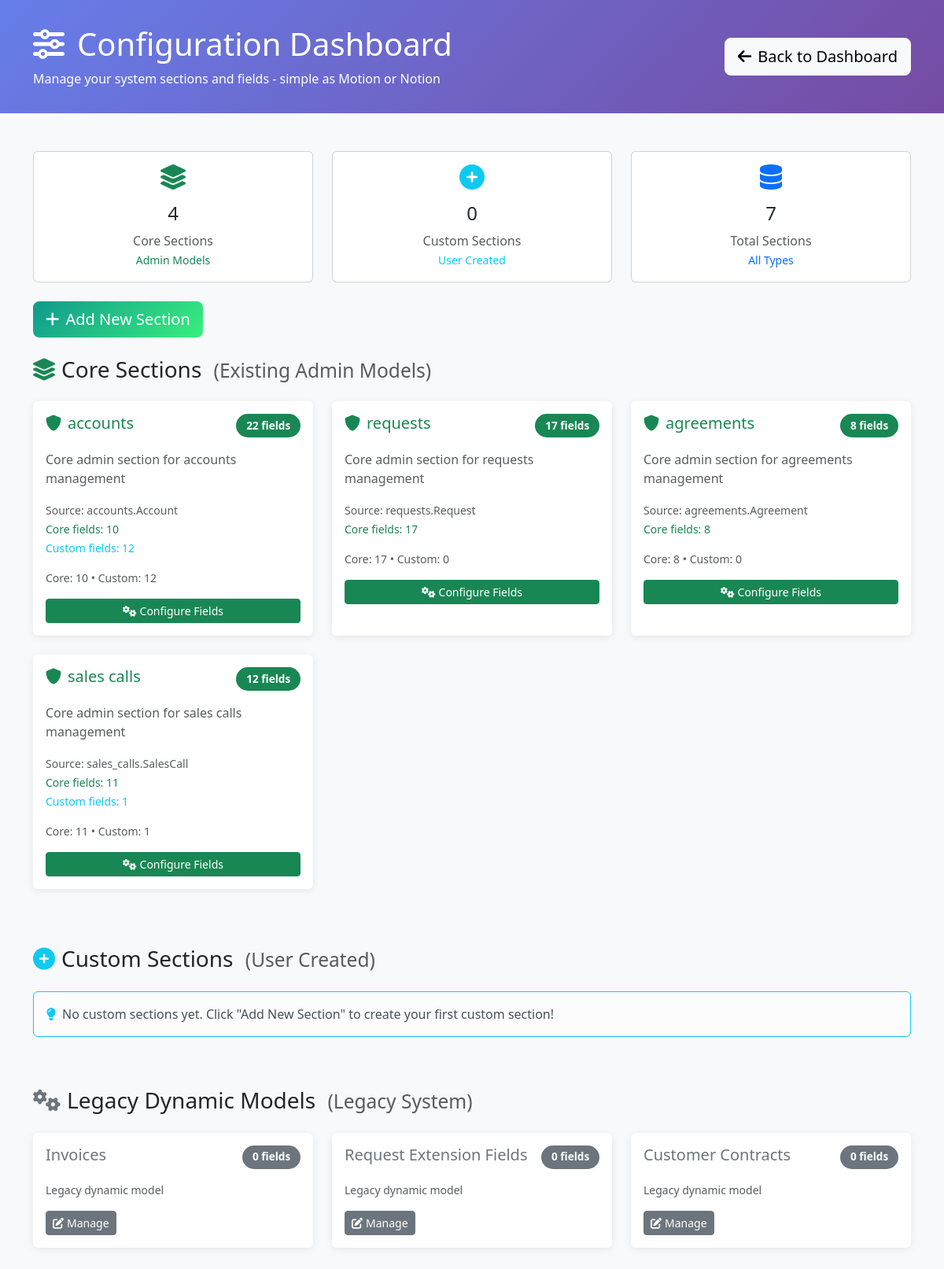
The app's page /configuration/ (signed in) with its own data.
### requests/models.py (models this page shows, shortened)
class DynamicSection(models.Model):
    name = models.CharField(max_length=255, unique=True, help_text="Internal section name")
    display_name = models.CharField(max_length=255, help_text="Display name shown to users")
    description = models.TextField(blank=True, help_text="Description of this section's purpose")
    order = models.IntegerField(default=100, help_text="Display order")
    is_core_section = models.BooleanField(default=False, help_text="True if this represents an existing admin model")
    source_model = models.CharField(max_length=255, blank=True, help_text="Full model name (e.g. 'accounts.Account') for core sections")
    created_at = models.DateTimeField(auto_now_add=True)
    updated_at = models.DateTimeField(auto_now=True)
    class Meta:
        verbose_name = "Dynamic Section"
        verbose_name_plural = "Dynamic Sections"
        ordering = ['is_core_section', 'order', 'name']

class DynamicModel(models.Model):
    name = models.CharField(max_length=100, unique=True, help_text="Model name (e.g., 'Invoice')")
    app_label = models.CharField(max_length=100, default='requests', help_text="Django app where model belongs")
    table_name = models.CharField(max_length=100, unique=True, help_text="Database table name")
    display_name = models.CharField(max_length=100, help_text="Human-readable name for admin")
    description = models.TextField(blank=True, help_text="Description of this model's purpose")
    ordering_fields = models.JSONField(default=list, help_text="Fields to use for default ordering")
    is_active = models.BooleanField(default=True, help_text="Whether this model is active in the system")
    created_at = models.DateTimeField(auto_now_add=True)
    updated_at = models.DateTimeField(auto_now=True)
    class Meta:
        verbose_name = "Dynamic Model"
        verbose_name_plural = "Dynamic Models"
        ordering = ['name']

### requests/configuration_views.py (the view, shortened to what this page needs)
# urls.py: path('', configuration_views.configuration_dashboard, name='dashboard'),
@staff_member_required
def configuration_dashboard(request):
    from requests.services.admin_model_detector import AdminModelDetector
    from requests.models import DynamicSection
    detector = AdminModelDetector()
    detector.sync_core_sections()
    core_sections = []
    for section in DynamicSection.objects.filter(is_core_section=True).order_by('order', 'name'):
        core_fields = section.fields.filter(is_core_field=True)
        custom_fields = section.fields.filter(is_core_field=False)
        core_sections.append({
            'id': section.id,
            'name': section.name,
            'display_name': section.display_name,
            'description': section.description,
            'source_model': section.source_model,
            'core_field_count': core_fields.count(),
            'custom_field_count': custom_fields.count(),
            'total_fields': section.fields.count(),
            'is_core': True,
            'admin_url': f'/admin/{section.source_model.lower().replace(".", "/")}/' if section.source_model else None
        })
    custom_sections = []
    dynamic_models = []
    for dm in DynamicModel.objects.filter(is_active=True):
        field_count = dm.fields.filter(is_active=True).count()
        dynamic_models.append({
            'id': dm.id,
            'name': f"{dm.app_label}.{dm.name}",
            'display_name': dm.display_name,
            'field_count': field_count,
            'is_core': False,
            'model': dm
        })
    context = {
        'core_sections': core_sections,
        'custom_sections': custom_sections,
        'dynamic_models': dynamic_models,  # Legacy support
        'total_core_sections': len(core_sections),
        'total_custom_sections': len(custom_sections),
        'total_sections': len(core_sections) + len(custom_sections) + len(dynamic_models)
    }
    return render(request, 'configuration/dashboard.html', context)

### requests/services/admin_model_detector.py (called while the page is built)
    def _is_core_model(self, full_name: str) -> bool:
        return full_name in self.core_models

    def _map_django_field_to_config_type(self, field) -> str:
        field_type_map = {
            'CharField': 'CharField',
            'TextField': 'TextField',
            'IntegerField': 'IntegerField',
            'FloatField': 'FloatField',
            'DecimalField': 'DecimalField',
            'BooleanField': 'BooleanField',
            'DateField': 'DateField',
            'DateTimeField': 'DateTimeField',
            'EmailField': 'EmailField',
            'URLField': 'URLField',
            'FileField': 'FileField',
            'ImageField': 'ImageField',
            'ForeignKey': 'ForeignKey',
            'PositiveIntegerField': 'IntegerField',
        }
        field_type = type(field).__name__
        return field_type_map.get(field_type, 'CharField')  # Default to CharField

    def _extract_choices(self, field) -> str:
        if hasattr(field, 'choices') and field.choices:
            choices_dict = {str(choice[0]): choice[1] for choice in field.choices}
            return json.dumps(choices_dict)
        return '{}'

    def _extract_admin_config(self, admin_class) -> Dict[str, Any]:
        return {
            'list_display': getattr(admin_class, 'list_display', []),
            'list_filter': getattr(admin_class, 'list_filter', []),
            'search_fields': getattr(admin_class, 'search_fields', []),
            'readonly_fields': getattr(admin_class, 'readonly_fields', []),
            'fieldsets': getattr(admin_class, 'fieldsets', None),
            'has_config_methods': self._check_config_methods(admin_class)
        }

    def _check_config_methods(self, admin_class) -> bool:
        config_methods = [
            'get_config_form_type',
            'get_original_fieldsets',
            'get_conditional_fieldsets'
        ]
        return any(hasattr(admin_class, method) for method in config_methods)

### requests/templates/configuration/dashboard.html (shortened to what this page needs)
<!DOCTYPE html>
<html lang="en">
<head>
    <link href="https://cdn.jsdelivr.net/npm/bootstrap@5.3.0/dist/css/bootstrap.min.css" rel="stylesheet">
    <link href="https://cdnjs.cloudflare.com/ajax/libs/font-awesome/6.0.0/css/all.min.css" rel="stylesheet">
</head>
<body class="bg-light">
    <div class="config-header">
        <div class="container">
            <div class="row align-items-center">
                <div class="col-md-8">
                    <h1 class="mb-2">
                        <i class="fas fa-sliders-h me-3"></i>Configuration Dashboard
                    </h1>
                    <p class="mb-0 opacity-90">
                        Manage your system sections and fields - simple as Motion or Notion
                    </p>
                </div>
                <div class="col-md-4 text-end">
                    <a href="{% url 'dashboard' %}" class="btn btn-light btn-lg">
                        <i class="fas fa-arrow-left me-2"></i>Back to Dashboard
                    </a>
                </div>
            </div>
        </div>
    </div>
    <div class="container my-5">
        <div class="row mb-4">
            <div class="col-md-4">
                <div class="card text-center">
                    <div class="card-body">
                        <i class="fas fa-layer-group fa-2x text-success mb-3"></i>
                        <h4>{{ total_core_sections|default:0 }}</h4>
                        <p class="text-muted mb-0">Core Sections</p>
                        <small class="text-success">Admin Models</small>
                    </div>
                </div>
            </div>
            <div class="col-md-4">
                <div class="card text-center">
                    <div class="card-body">
                        <i class="fas fa-plus-circle fa-2x text-info mb-3"></i>
                        <h4>{{ total_custom_sections|default:0 }}</h4>
                        <p class="text-muted mb-0">Custom Sections</p>
                        <small class="text-info">User Created</small>
                    </div>
                </div>
            </div>
            <div class="col-md-4">
                <div class="card text-center">
                    <div class="card-body">
                        <i class="fas fa-database fa-2x text-primary mb-3"></i>
                        <h4>{{ total_sections|default:0 }}</h4>
                        <p class="text-muted mb-0">Total Sections</p>
                        <small class="text-primary">All Types</small>
                    </div>
                </div>
            </div>
        </div>
        <div class="row mb-4">
            <div class="col-12">
                <div class="d-flex action-buttons">
                    <button class="btn btn-create btn-lg" onclick="createNewSection()">
                        <i class="fas fa-plus me-2"></i>Add New Section
                    </button>
                </div>
            </div>
        </div>
        <div class="row">
            <div class="col-12">
                <h3 class="mb-4">
                    <i class="fas fa-layer-group me-2 text-success"></i>Core Sections
                    <small class="text-muted ms-2">(Existing Admin Models)</small>
                </h3>
                <div class="row">
                    {% for section in core_sections %}
                    <div class="col-lg-6 col-xl-4 mb-4">
                        <div class="card section-card h-100 border-success">
                            <div class="card-body">
                                <div class="d-flex justify-content-between align-items-start mb-3">
                                    <h5 class="card-title mb-0 text-success">
                                        <i class="fas fa-shield-alt me-2"></i>{{ section.display_name }}
                                    </h5>
                                    <span class="field-count bg-success text-white">
                                        {{ section.total_fields }} fields
                                    </span>
                                </div>
                                <p class="card-text text-muted mb-3">{{ section.description }}</p>
                                <div class="mb-3">
                                    <small class="text-muted">Source: {{ section.source_model }}</small><br>
                                    <small class="text-success">Core fields: {{ section.core_field_count }}</small>
                                    {% if section.custom_field_count %}
                                    <br><small class="text-info">Custom fields: {{ section.custom_field_count }}</small>
                                    {% endif %}
                                </div>
                                <p class="text-muted small mb-3">
                                    Core: {{ section.core_field_count }} • Custom: {{ section.custom_field_count }}
                                </p>
                                <div class="d-flex gap-2">
                                    <a href="{% url 'configuration:section_fields' section.id %}"
                                       class="btn btn-success btn-sm flex-fill">
                                        <i class="fas fa-cogs me-1"></i>Configure Fields
                                    </a>
                                </div>
                            </div>
                        </div>
                    </div>
                    {% endfor %}
                </div>
            </div>
        </div>
        <div class="row mt-5">
            <div class="col-12">
                <h3 class="mb-4">
                    <i class="fas fa-plus-circle me-2 text-info"></i>Custom Sections
                    <small class="text-muted ms-2">(User Created)</small>
                </h3>
                <div class="row">
                    {% for section in custom_sections %}
                    <div class="col-lg-6 col-xl-4 mb-4">
                        <div class="card section-card h-100 border-info">
                            <div class="card-body">
                                <div class="d-flex justify-content-between align-items-start mb-3">
                                    <h5 class="card-title mb-0 text-info">
                                        <i class="fas fa-user-cog me-2"></i>{{ section.display_name }}
                                    </h5>
                                    <span class="field-count bg-info text-white">
                                        {{ section.total_fields }} fields
                                    </span>
                                </div>
                                <p class="card-text text-muted mb-3">{{ section.description|default:"Custom section created by user" }}</p>
                                <div class="d-flex gap-2">
                                    <a href="{% url 'configuration:section_fields' section.id %}"
                                       class="btn btn-info btn-sm">
                                        <i class="fas fa-edit me-1"></i>Edit Fields
                                    </a>
                                    <button class="btn btn-outline-danger btn-sm"
                                            onclick="deleteSection({{ section.id }}, '{{ section.display_name }}')">
                                        <i class="fas fa-trash me-1"></i>Delete
                                    </button>
                                </div>
                            </div>
                        </div>
                    </div>
                    {% empty %}
                    <div class="col-12">
                        <div class="alert alert-light border-info">
                            <i class="fas fa-lightbulb me-2 text-info"></i>No custom sections yet. Click "Add New Section" to create your first custom section!
                        </div>
                    </div>
                    {% endfor %}
                </div>
            </div>
        </div>
        {% if dynamic_models %}
        <div class="row mt-5">
            <div class="col-12">
                <h3 class="mb-4">
                    <i class="fas fa-cogs me-2 text-secondary"></i>Legacy Dynamic Models
                    <small class="text-muted ms-2">(Legacy System)</small>
                </h3>
                <div class="row">
                    {% for model in dynamic_models %}
                    <div class="col-lg-6 col-xl-4 mb-4">
                        <div class="card section-card h-100 border-secondary">
                            <div class="card-body">
                                <div class="d-flex justify-content-between align-items-start mb-3">
                                    <h5 class="card-title mb-0 text-secondary">{{ model.display_name }}</h5>
                                    <span class="field-count bg-secondary text-white">
                                        {{ model.field_count }} fields
                                    </span>
                                </div>
                                <p class="text-muted small mb-3">Legacy dynamic model</p>
                                <div class="d-flex gap-2">
                                    <a href="{% url 'configuration:section_fields' model.id %}?dynamic=true"
                                       class="btn btn-secondary btn-sm">
                                        <i class="fas fa-edit me-1"></i>Manage
                                    </a>
                                </div>
                            </div>
                        </div>
                    </div>
                    {% endfor %}
                </div>
            </div>
        </div>
        {% endif %}
    </div>
</body>
</html>

### requests/templates/configuration/dashboard.html (style rules this page uses)
.config-header { background: linear-gradient(135deg, #667eea 0%, #764ba2 100%); color: white; padding: 2rem 0; }
.section-card { transition: all 0.3s ease; border: none; box-shadow: 0 2px 10px rgba(0,0,0,0.08); }
.field-count { background: #f8f9fa; border-radius: 20px; padding: 0.3rem 0.8rem; font-size: 0.85rem; font-weight: 600; }
.action-buttons { gap: 0.5rem; }
.btn-create { background: linear-gradient(135deg, #11998e 0%, #38ef7d 100%); border: none; color: white; }

### records on screen
DynamicSection: display_name "accounts", description "Core admin section for accounts management", source_model "accounts.Account"
DynamicSection: display_name "requests", description "Core admin section for requests management", source_model "requests.Request"
DynamicSection: display_name "agreements", description "Core admin section for agreements management", source_model "agreements.Agreement"
DynamicSection: display_name "sales calls", description "Core admin section for sales calls management", source_model "sales_calls.SalesCall"
DynamicModel: display_name "Invoices", field_count "0"
DynamicModel: display_name "Request Extension Fields", field_count "0"
DynamicModel: display_name "Customer Contracts", field_count "0"

### other values on screen
{{ total_core_sections|default:0 }} "4"
{{ total_custom_sections|default:0 }} "0"
{{ total_sections|default:0 }} "7"
{{ section.total_fields }} "22" "17" "8" "12"
{{ section.core_field_count }} "10" "17" "8" "11"
{{ section.custom_field_count }} "12" "1"
{{ section.custom_field_count }} "12" "0" "0" "1"
